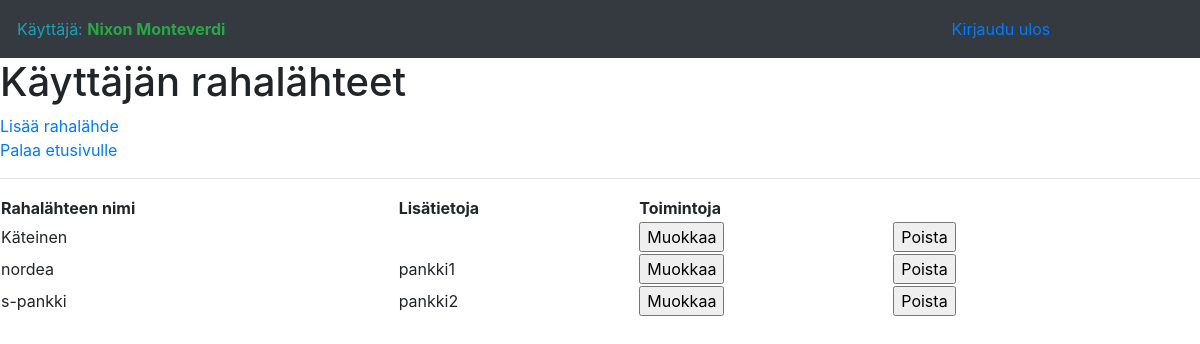
The page /source (signed in) on the database its author committed.
### application/auth/models.py (models this page shows, shortened)
class User(db.Model):
    __tablename__ = "account"
    id = db.Column(db.Integer, primary_key=True)
    date_created = db.Column(db.DateTime, default=db.func.current_timestamp())
    date_modified = db.Column(db.DateTime, default=db.func.current_timestamp(),
                              onupdate=db.func.current_timestamp())
    name = db.Column(db.String(144), nullable=False)
    username = db.Column(db.String(144), nullable=False)
    password = db.Column(db.String(144), nullable=False)
    active = db.Column(db.Boolean)
    admin = db.Column(db.Boolean)

### application/moneysource/models.py (models this page shows, shortened)
class Moneysource(db.Model):
    __tablename__ = "money_source"
    ms_id_pk = db.Column(db.Integer, primary_key=True)
    ms_name = db.Column(db.String(255), nullable=False)
    ms_extrainfo = db.Column(db.String(255), nullable=True)
    acc_id_fk = db.Column(db.Integer, db.ForeignKey('account.id'),
                           nullable=False)

### application/moneysource/views.py (the view)
@app.route("/source", methods=["GET","POST"])
@login_required
def moneysource():
    return render_template("moneysource/moneysource.html", sources = Moneysource.query.filter_by(acc_id_fk=current_user.id))

### application/__init__.py (called while the page is built)
@login_manager.user_loader
def load_user(user_id):
    return User.query.get(user_id)

### application/templates/moneysource/moneysource.html (shortened to what this page needs)
{% extends "layout.html" %} {% block body %}
<h1>Käyttäjän rahalähteet</h1>
<a href="{{ url_for('add_moneysource') }}">Lisää rahalähde</a>
<br />
<a href="{{ url_for('booking_index') }}">Palaa etusivulle</a>
<hr />
<table border="0" width="90%">
    <tr>
        <th>Rahalähteen nimi</th>
        <th>Lisätietoja</th>
        <th colspan="2" align="center">
            Toimintoja
            <br />
        </th>
    </tr>
    {% for source in sources %}
    <tr>
        <td>{{ source.ms_name }}</td>
        <td>{{ source.ms_extrainfo }}</td>
        <td>
            <form method="POST" action="{{ url_for('modify_moneysource', source_id=source.ms_id_pk) }}">
                <input type="submit" value="Muokkaa" />
            </form>
        </td>
        <td>
            <form method="POST" OnClick="return confirm('Oletko varma että haluat poistaa rahalähteen?')" action="{{ url_for('remove_moneysource', source_id=source.ms_id_pk) }}">
                <input type="submit" value="Poista" />
            </form>
        </td>
    </tr>
    {% endfor %}
</table>
{% endblock %}

### application/templates/layout.html (shortened to what this page needs)
<!DOCTYPE html>
<html lang="fi">
<head>
  <link rel="stylesheet" media="screen" href = "{{ url_for('static', filename='bootstrap/css/bootstrap.min.css') }}">
</head>
<body>
    <nav class="navbar navbar-expand-lg navbar-dark bg-dark static-top">
  {% if current_user.is_authenticated %}
  <table width=90% border="0">
    <tr>
      <td align="left" width="50%"><span class="text-info">Käyttäjä:</span>
        <b class="text-success">{{ current_user.name }}</b>
      </td>
      <td align="right">
          <a class="nav-link" href="{{ url_for('auth_logout') }}">Kirjaudu ulos
            </a>
      </td>
    </tr>
  </table>
</nav>
  {% endif %} {% block body %}{% endblock %}
</body>
</html>

### rows shown on the page
User: name "Nixon Monteverdi"
Moneysource: ms_name "Käteinen"
Moneysource: ms_name "nordea", ms_extrainfo "pankki1"
Moneysource: ms_name "s-pankki", ms_extrainfo "pankki2"
